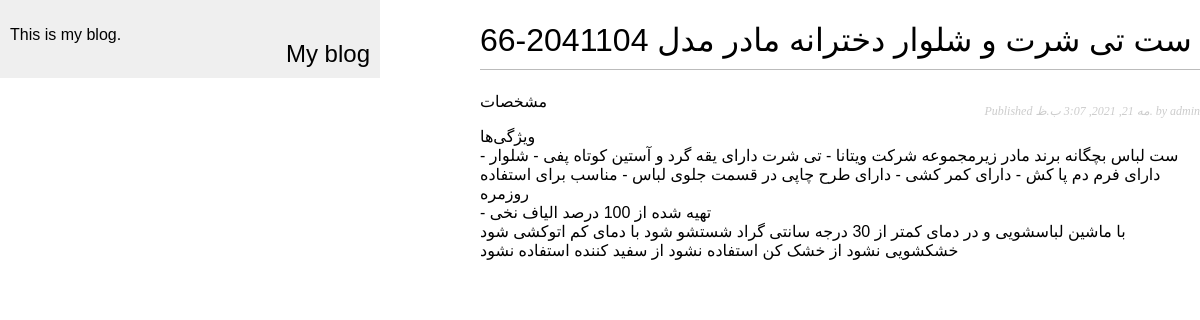
/shop/2021/5/21/st-t-shrt-o-shlor-dkhtrnh-mdr-mdl-2041104-66/, run on the app's committed database.
### shop/models.py (models this page shows, shortened)
class shop(models.Model):
    title = models.CharField(max_length=250)
    slug = models.SlugField(max_length=250,unique_for_date='publish')
    user = models.ForeignKey(User,on_delete=models.CASCADE, related_name='Shop_posts')
    body = models.TextField()
    publish = models.DateTimeField(default=timezone.now)
    created = models.DateTimeField(auto_now_add=True)
    updated = models.DateTimeField(auto_now=True)
    class Meta:
        ordering = ('-publish',)

### shop/views.py (the view)
def shop_detail(request, year, month, day, post):
        post = get_object_or_404(shop, slug=post,
                                        publish__year=year,
                                        publish__month=month,
                                        publish__day=day)
        return render(request,'shop/post/detali.html',{'post': post})

### shop/templates/shop/post/detali.html (shortened to what this page needs)
{% extends "shop/base.html" %}
{% block content %}
<h1>{{ post.title }}</h1>
<p class="date">
    Published {{ post.publish }} by {{ post.user }}
</p>
<font face='Bnazenin,Tahoma,Arial,Serif'> مشخصات </font>
{{ post.body|linebreaks }}
{% endblock %}

### shop/static/css/shop.css (style rules this page uses)
body { margin:0; padding:0; font-family:helvetica, sans-serif; }
h1 { font-weight:normal; border-bottom:1px solid #bbb; padding:0 0 10px 0; float:center; }
p.date { color:#ccc; font-family: georgia, serif; font-size: 12px; font-style: italic; float:right; }

### data on the page
shop: title "ست تی شرت و شلوار دخترانه مادر مدل 2041104-66", publish "مه 21, 2021, 3:07 ب.ظ.", body "ویژگی‌ها - ست لباس بچگانه برند مادر زیرمجموعه شرکت ویتانا - تی شرت دارای یقه گرد و آستین کوتاه پفی - شلوار دارای فرم دم پا کش - دارای کمر کشی - دارای طرح چاپی در قسمت جلوی لباس - مناسب برای استفاده روزمره - تهیه شده از 100 درصد الیاف نخی با ماشین لباسشویی و در دمای کمتر از 30 درجه سانتی گراد شستشو شود با دمای کم اتوکشی شود خشکشویی نشود از خشک کن استفاده نشود از سفید کننده استفاده نشود"
